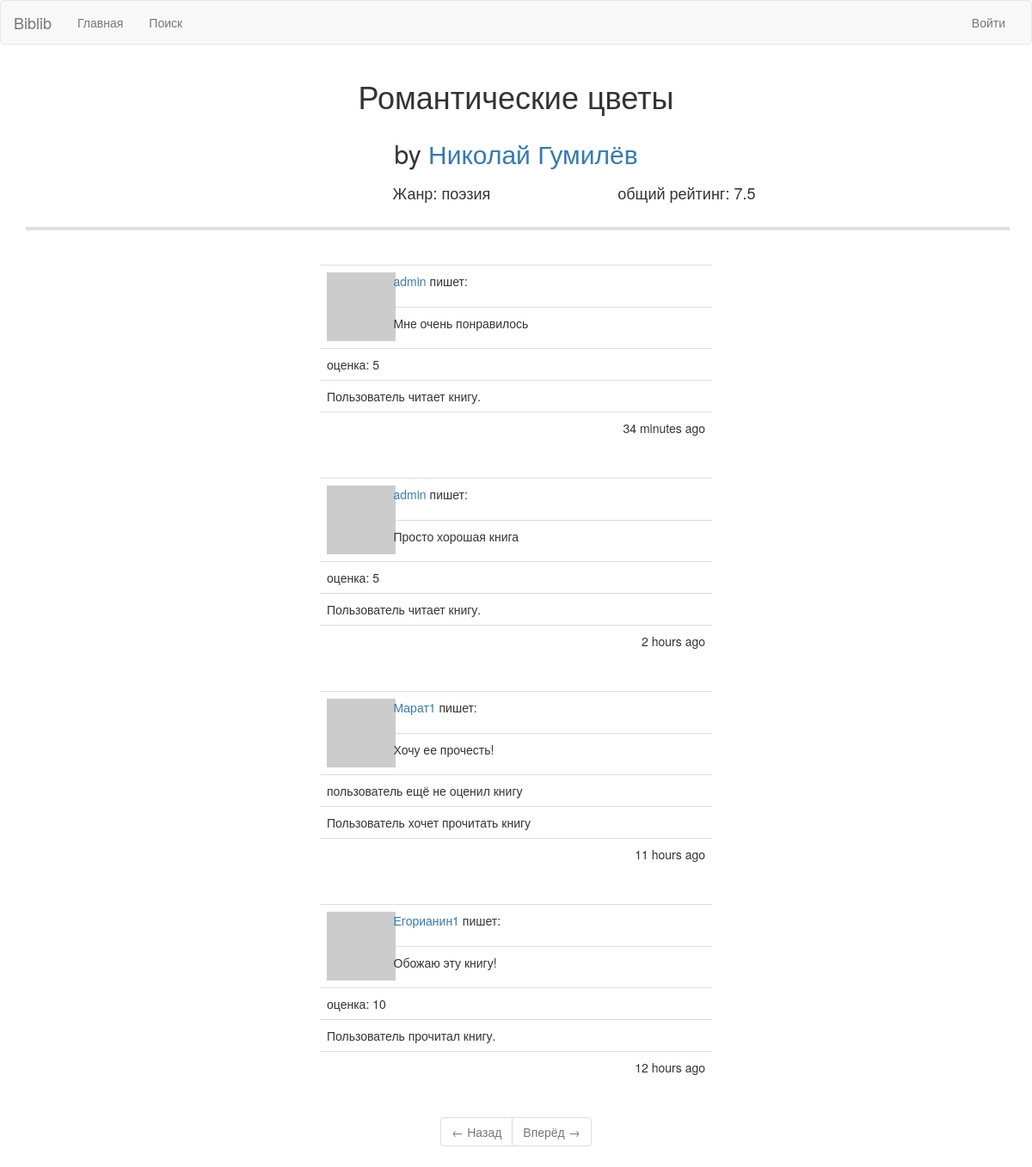
/book/2/, run on the app's committed database.
### app/models.py (models this page shows, shortened)
class Book(db.Model):
    id = db.Column(db.Integer, primary_key=True)
    writer_id = db.Column(db.Integer, db.ForeignKey(
        'writer.id'), nullable=False)
    title = db.Column(db.String(), index=True, nullable=False)
    genre = db.Column(db.String(), index=True, nullable=False)
    rating = db.Column(db.Float, default=0.0)
    number_of_votes = db.Column(db.Integer, default=0)
    comments = db.relationship('Comment', backref='book', lazy='dynamic')
    ub = db.relationship('User_Book', backref='book', lazy='dynamic')

class Writer(db.Model):
    id = db.Column(db.Integer, primary_key=True)
    name = db.Column(db.String(), index=True, unique=True, nullable=False)
    additional_info = db.Column(db.Text(1024))
    books = db.relationship('Book', backref='author', lazy='dynamic')

class Comment(db.Model):
    id = db.Column(db.Integer, primary_key=True)
    user_id = db.Column(db.Integer, db.ForeignKey('user.id'), nullable=False)
    book_id = db.Column(db.Integer, db.ForeignKey('book.id'), nullable=False)
    text = db.Column(db.Text())
    datetime = db.Column(db.DateTime, default=datetime.utcnow)

class User(UserMixin, db.Model):
    id = db.Column(db.Integer, primary_key=True)
    login = db.Column(db.String(), index=True, unique=True, nullable=False)
    password_hash = db.Column(db.String(), nullable=False)
    about_me = db.Column(db.Text())
    last_seen = db.Column(db.DateTime, default=datetime.utcnow)
    is_moderator = db.Column(db.Boolean, default=False)
    comments = db.relationship('Comment', backref='author', lazy='dynamic')
    ub = db.relationship('User_Book', backref='user', lazy='dynamic')
    def avatar(self, size):
        digest = md5(self.login.lower().encode('utf-8')).hexdigest()
        return f'https://www.gravatar.com/avatar/{digest}?d=identicon&s={size}'

class User_Book(db.Model):
    user_id = db.Column(db.Integer, db.ForeignKey('user.id'), primary_key=True)
    book_id = db.Column(db.Integer, db.ForeignKey('book.id'), primary_key=True)
    mark = db.Column(db.Integer, default=0)
    category = db.Column(db.Integer, default=0)

### app/routes.py (the view, shortened to what this page needs)
@app.route('/book/<book_id>')
@app.route('/book/<book_id>/')
def book(book_id):
    book = Book.query.get(int(book_id))
    if not book:
        return redirect(url_for('index'))
    page = request.args.get('page', 1, type=int)
    comments = book.comments.order_by(Comment.datetime.desc()).paginate(
        page, app.config['POSTS_PER_PAGE'], False)
    next_url = url_for('book', book_id=book_id, page=comments.next_num) \
        if comments.has_next else None
    prev_url = url_for('book',  book_id=book_id, page=comments.prev_num) \
        if comments.has_prev else None
    if current_user.is_anonymous:
        return render_template('book.html', title=book.title, book=book,
                               comments=comments.items, GENRES=GENRES, next_url=next_url, prev_url=prev_url)

### app/routes.py (called while the page is built)
@app.before_request
def before_request():
    if current_user.is_authenticated:
        current_user.last_seen = datetime.utcnow()
        db.session.commit()

### app/templates/book.html (shortened to what this page needs)
{% extends "base.html" %}
{% import 'bootstrap/wtf.html' as wtf %}
{% block app_content %}
<table align="center" width=50% style="border-spacing:  20px ">
    <tr>
        <td align="center" colspan="2">
            <h1>{{book.title}}</h1>
        </td>
    </tr>
    <tr>
        <td align="center" colspan="2">
            <h2>by <a href="{{url_for('writer', writer_id=book.author.id)}}">{{book.author.name}}</a></h2>
        </td>
    </tr>
    <tr>
        <td align="center">
            <h4>Жанр: {{GENRES[book.genre]}}</h4>
        </td>
        <td align="center" colspan="2">
            <h4>общий рейтинг: {{"%.1f" % book.rating}}</h4>
        </td>
    </tr>
</table>
<hr style="border: 2px solid rgb(223, 223, 223);" width="100%">
{% for comment in comments %}
{% include 'one_comment.html' %}
{% endfor %}
{% include 'pag.html' %}
{% endblock %}

### app/templates/base.html (shortened to what this page needs)
{% extends 'bootstrap/base.html' %}
{% block navbar %}
<nav class="navbar navbar-default">
    <div class="navbar-header">
        <a class="navbar-brand" href="{{ url_for('index') }}">Biblib</a>
    </div>
    <div class="container-fluid">
        <div class="collapse navbar-collapse" id="bs-example-navbar-collapse-1">
            <ul class="nav navbar-nav">
                <li><a href="{{ url_for('index') }}">Главная <span class="sr-only">Home</span></a></li>
                <li><a href="{{ url_for('search') }}">Поиск</a></li>
            </ul>
            <ul class="nav navbar-nav navbar-right">
                {% if current_user.is_anonymous %}
                <li><a href="{{ url_for('login') }}">Войти</a></li>
                {% else %}
                <li><a href="{{url_for('user', user_id=current_user.id)}}">Моя страница</a></li>
                <li><a href="{{ url_for('logout') }}">Выйти</a></li>
                {% endif %}
            </ul>
        </div>
    </div>
</nav>
{% endblock %}
{% block content %}
<div class="container">
    {% block app_content %}{% endblock %}
</div>
{% endblock %}

### app/templates/one_comment.html (shortened to what this page needs)
<table class="table table-borderless" align="center" style="table-layout: fixed; width:40%">
    <tr>
        <td rowspan="2" style="width:17%; vertical-align: middle;"><img src="{{ comment.author.avatar(50) }}"></td>
        <td><a href="{{url_for('user',user_id=comment.author.id)}}">{{comment.author.login}}</a> пишет:</td>
    </tr>
    {% if comment.text %}
    <tr>
        <td>{{comment.text}}</td>
    </tr>
    <tr>
        <td colspan="2">
            {% if comment.author.ub.filter_by(book_id=comment.book_id).first() and
            comment.author.ub.filter_by(book_id=comment.book_id).first().mark %}
            оценка: {{comment.author.ub.filter_by(book_id=comment.book_id).first().mark}}
            {% else %}
            пользователь ещё не оценил книгу
            {% endif %}
        </td>
    </tr>
    {% endif %}
    {% if comment.author.ub.filter_by(book_id=comment.book_id).first() and
    comment.author.ub.filter_by(book_id=comment.book_id).first().category %}
    <tr>
        <td colspan="2">
            {% if comment.author.ub.filter_by(book_id=comment.book_id).first().category == 1 %}
            Пользователь прочитал книгу.
            {% elif comment.author.ub.filter_by(book_id=comment.book_id).first().category == 2 %}
            Пользователь читает книгу.
            {% else %}
            Пользователь хочет прочитать книгу
            {% endif%}
        </td>
    </tr>
    {% endif %}
    <tr align="right">
        <td colspan="2">
            {{moment(comment.datetime).fromNow() }}
        </td>
    </tr>
    <br>
</table>

### app/templates/pag.html
<nav aria-label="page navigation" align="center">
    <ul class="pagination">
        <li class="previous{% if not prev_url %} disabled{% endif %}">
            <a href="{{ prev_url or '#' }}">
                <span aria-hidden="true">&larr;</span> Назад
            </a>
        </li>
        <li class="next{% if not next_url %} disabled{% endif %}">
            <a href="{{ next_url or '#' }}">
                Вперёд <span aria-hidden="true">&rarr;</span>
            </a>
        </li>
    </ul>
</nav>

### data on the page
Book: title "Романтические цветы", genre "поэзия", rating "7.5"
Writer: author.name "Николай Гумилёв"
Comment: author.login "admin", text "Мне очень понравилось", author.ub.filter_by "5", shows "Пользователь читает книгу.", datetime "34 minutes ago"
Comment: author.login "admin", text "Просто хорошая книга", author.ub.filter_by "5", shows "Пользователь читает книгу.", datetime "2 hours ago"
Comment: author.login "Марат1", text "Хочу ее прочесть!", shows "пользователь ещё не оценил книгу", shows "Пользователь хочет прочитать книгу", datetime "11 hours ago"
Comment: author.login "Егорианин1", text "Обожаю эту книгу!", author.ub.filter_by "10", shows "Пользователь прочитал книгу.", datetime "12 hours ago"
